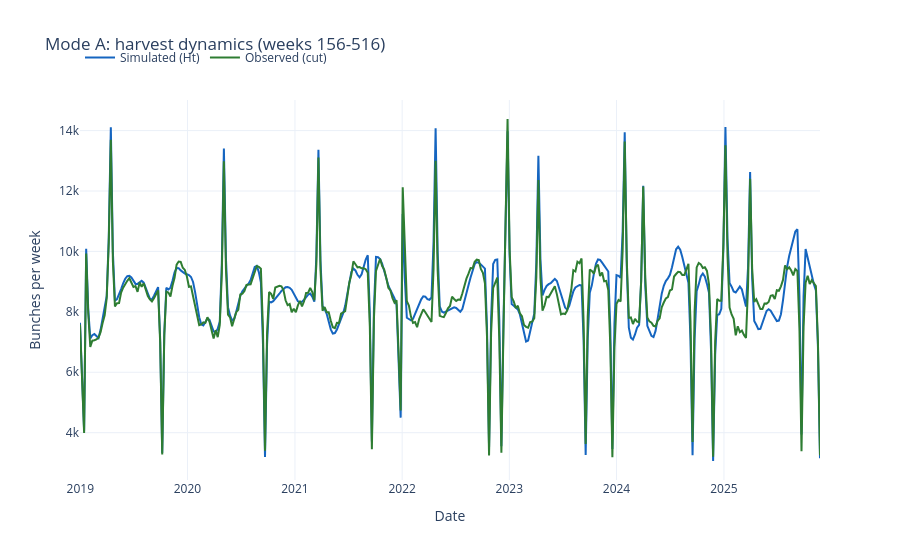
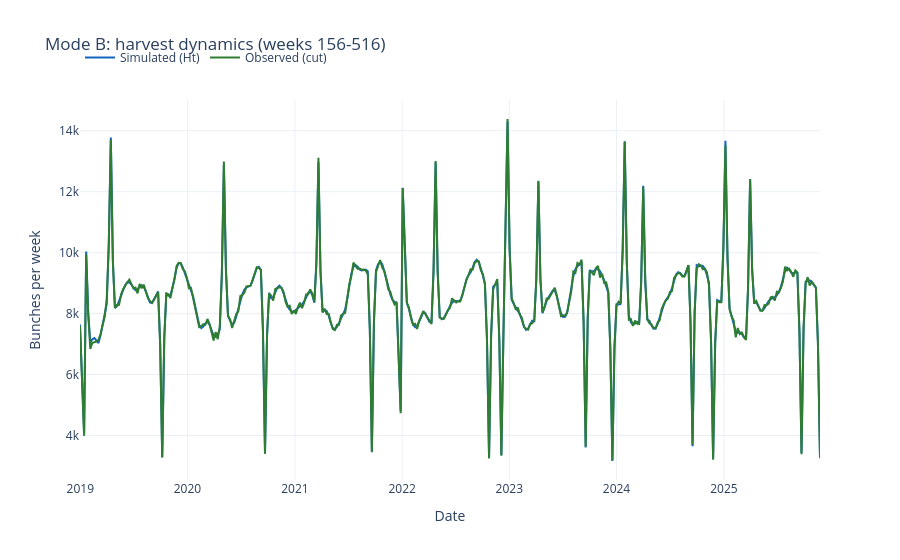
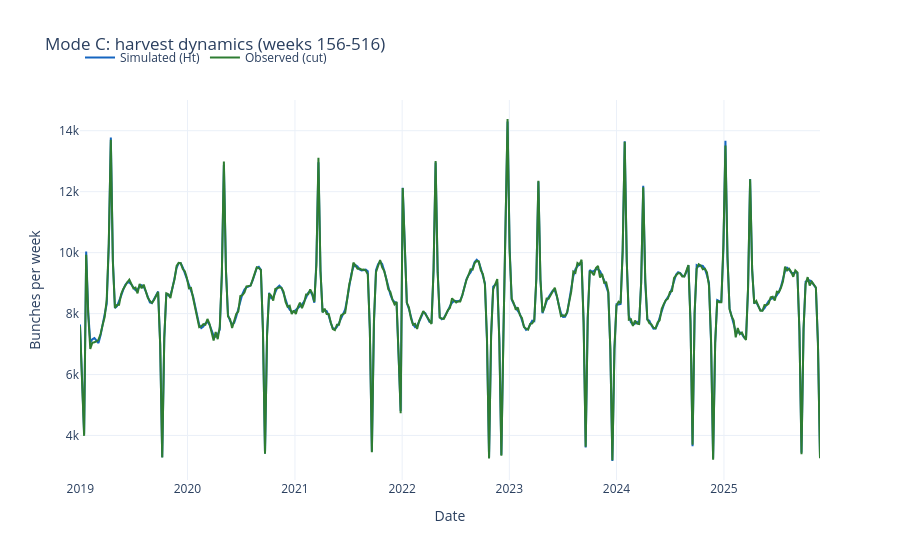

Here is the notebook cell these charts were saved with, in order:
### Markdown cell above
### Fig 2 style -- harvest dynamics over time

Every mode starts from the farm's own inventory at the farm's own scale, so simulated `Ht` and the
observed cut share one bunch axis: magnitude is compared as well as timing.

### Code cell
def plot_full_history(mode: str) -> None:
    frame = scored(mode)
    fig = go.Figure()
    fig.add_trace(go.Scatter(x=frame["date"], y=frame["Ht"], name="Simulated (Ht)", line=dict(color="#1565C0")))
    fig.add_trace(go.Scatter(x=frame["date"], y=frame["obs_cut"], name="Observed (cut)", line=dict(color="#2E7D32")))
    fig.update_layout(
        title=f"{mode}: harvest dynamics (weeks {START_WEEK_INDEX}-{LAST_USABLE_WEEK})",
        xaxis_title="Date", yaxis_title="Bunches per week", template="plotly_white", legend=dict(orientation="h", y=1.15),
    )
    fig.show()


for mode in MODES:
    plot_full_history(mode)

### Figure 1 — Plotly figure (JSON) as saved in the notebook; plotly's stock layout.template omitted (floating-point values rounded to 4 significant figures; data arrays with more than 128 entries replaced by an {"elided": "..."} marker saying what was removed)
{"data": [{"line": {"color": "#1565C0"}, "name": "Simulated (Ht)", "type": "scatter", "x": {"elided": "361 str values"}, "y": {"elided": "361 float values"}}, {"line": {"color": "#2E7D32"}, "name": "Observed (cut)", "type": "scatter", "x": {"elided": "361 str values"}, "y": {"elided": "361 float values"}}], "layout": {"legend": {"orientation": "h", "y": 1.15}, "title": {"text": "Mode A: harvest dynamics (weeks 156-516)"}, "xaxis": {"title": {"text": "Date"}}, "yaxis": {"title": {"text": "Bunches per week"}}}}

### Figure 2 — Plotly figure (JSON) as saved in the notebook; plotly's stock layout.template omitted (floating-point values rounded to 4 significant figures; data arrays with more than 128 entries replaced by an {"elided": "..."} marker saying what was removed)
{"data": [{"line": {"color": "#1565C0"}, "name": "Simulated (Ht)", "type": "scatter", "x": {"elided": "361 str values"}, "y": {"elided": "361 float values"}}, {"line": {"color": "#2E7D32"}, "name": "Observed (cut)", "type": "scatter", "x": {"elided": "361 str values"}, "y": {"elided": "361 float values"}}], "layout": {"legend": {"orientation": "h", "y": 1.15}, "title": {"text": "Mode B: harvest dynamics (weeks 156-516)"}, "xaxis": {"title": {"text": "Date"}}, "yaxis": {"title": {"text": "Bunches per week"}}}}

### Figure 3 — Plotly figure (JSON) as saved in the notebook; plotly's stock layout.template omitted (floating-point values rounded to 4 significant figures; data arrays with more than 128 entries replaced by an {"elided": "..."} marker saying what was removed)
{"data": [{"line": {"color": "#1565C0"}, "name": "Simulated (Ht)", "type": "scatter", "x": {"elided": "361 str values"}, "y": {"elided": "361 float values"}}, {"line": {"color": "#2E7D32"}, "name": "Observed (cut)", "type": "scatter", "x": {"elided": "361 str values"}, "y": {"elided": "361 float values"}}], "layout": {"legend": {"orientation": "h", "y": 1.15}, "title": {"text": "Mode C: harvest dynamics (weeks 156-516)"}, "xaxis": {"title": {"text": "Date"}}, "yaxis": {"title": {"text": "Bunches per week"}}}}
